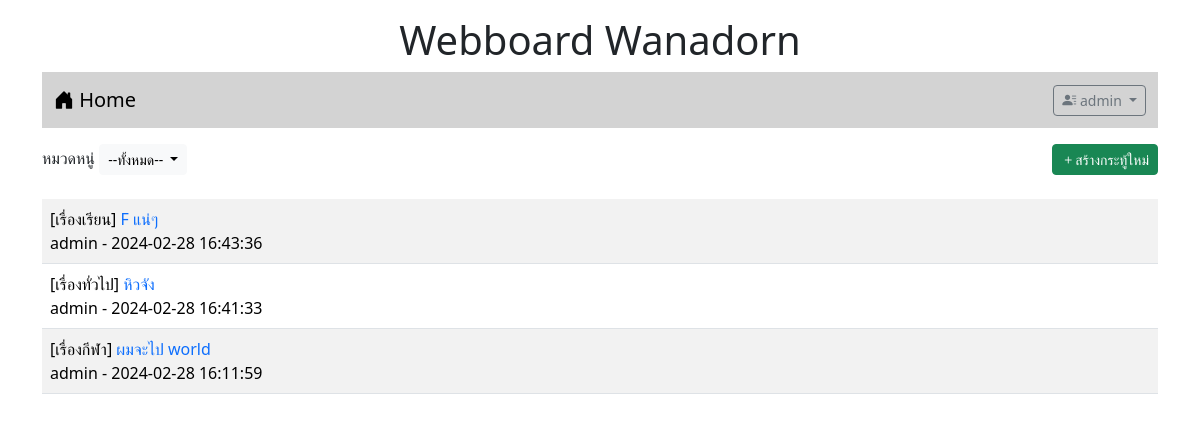
The page /index.php (signed in) on the database its author committed.
### tables this page shows
CREATE TABLE `post` (
  `id` int(11) NOT NULL,
  `title` varchar(128) NOT NULL,
  `content` varchar(2048) NOT NULL,
  `post_date` datetime NOT NULL,
  `cat_id` int(11) NOT NULL,
  `user_id` int(11) NOT NULL
);

CREATE TABLE `category` (
  `id` int(11) NOT NULL,
  `name` varchar(32) NOT NULL
);

CREATE TABLE `user` (
  `id` int(11) NOT NULL,
  `login` varchar(32) NOT NULL,
  `password` varchar(64) NOT NULL,
  `name` varchar(64) NOT NULL,
  `gender` char(1) NOT NULL,
  `email` varchar(32) NOT NULL,
  `role` char(1) NOT NULL
);

### index.php (the view, shortened to what this page needs)
<!DOCTYPE html>
<html lang="en">
<head>
    <link rel="stylesheet" href="bootstrap-5.3.2-dist/css/bootstrap.min.css">
    <link rel="stylesheet" href="https://cdn.jsdelivr.net/npm/bootstrap-icons@1.11.3/font/bootstrap-icons.min.css">
    </head>
<body>
    <div class="container-md">
    <h1 style="text-align: center;" class="mt-3">Webboard Wanadorn</h1>
    <?php include "nav.php" ?>
    <div class="mt-3 d-flex justify-content-between">
        <div>
            <label>หมวดหนู่</label>
            <span class="dropdown">
                <button class="btn btn-light btn-sm dropdown-toggle" type="button" data-bs-toggle="dropdown" aria-expanded="false">
                    --ทั้งหมด--
                </button>
            </span>
        </div>
        <?php if(isset($_SESSION['id'])){ ?>
        <div>
            <a href="newpost.php" class="btn btn-success btn-sm">
            <i class="bi bi-plus"></i>สร้างกระทู้ใหม่</a>
        </div>
        <?php }?>
    </div>
    <table class="table table-striped mt-4">
        <?php
            $conn=new PDO("mysql:host=localhost;dbname=webboard;charset=utf8","root","");
            $sql="SELECT t3.name,t1.title,t1.id,t2.login,t1.post_date FROM post as t1
            INNER JOIN user as t2 ON (t1.user_id=t2.id)
            INNER JOIN category as t3 ON (t1.cat_id=t3.id) ORDER BY t1.post_date DESC";
            $result=$conn->query($sql);
            while($row = $result->fetch()){
                echo "<tr>
                    <td>[$row[0]] <a href=post.php?id=$row[2] style=text-decoration:none>$row[1]</a><br>$row[3] - $row[4]</td>
                </tr>";
            }
        ?>
    </table>
    </div>
</body>
</html>

### rows shown on the page
post: category.name "เรื่องเรียน", title "F แน่ๆ", user.login "admin", post_date "2024-02-28 16:43:36"
post: category.name "เรื่องทั่วไป", title "หิวจัง", user.login "admin", post_date "2024-02-28 16:41:33"
post: category.name "เรื่องกีฬา", title "ผมจะไป world", user.login "admin", post_date "2024-02-28 16:11:59"

### other values the page prints
$_SESSION["username"] "admin"
